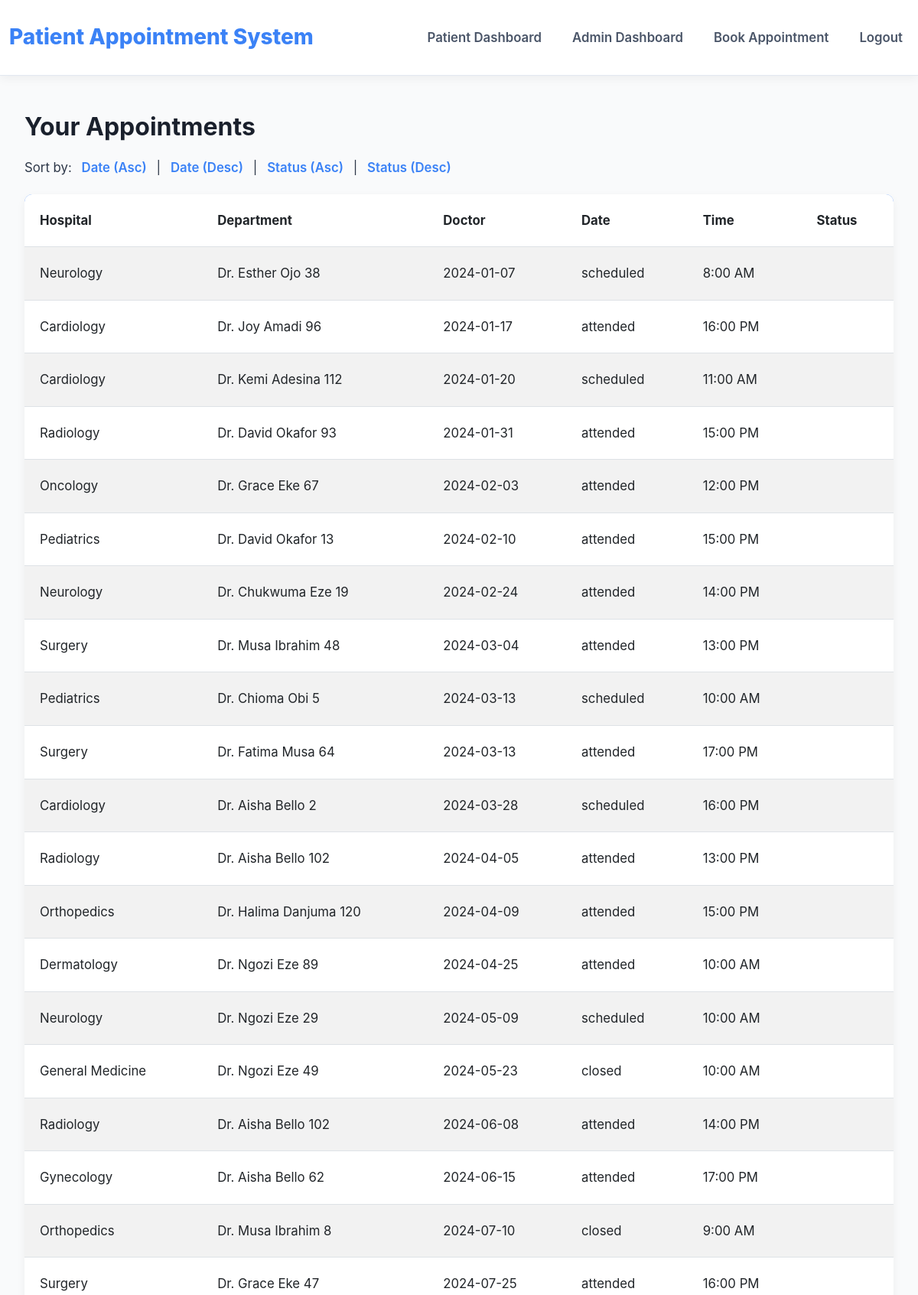
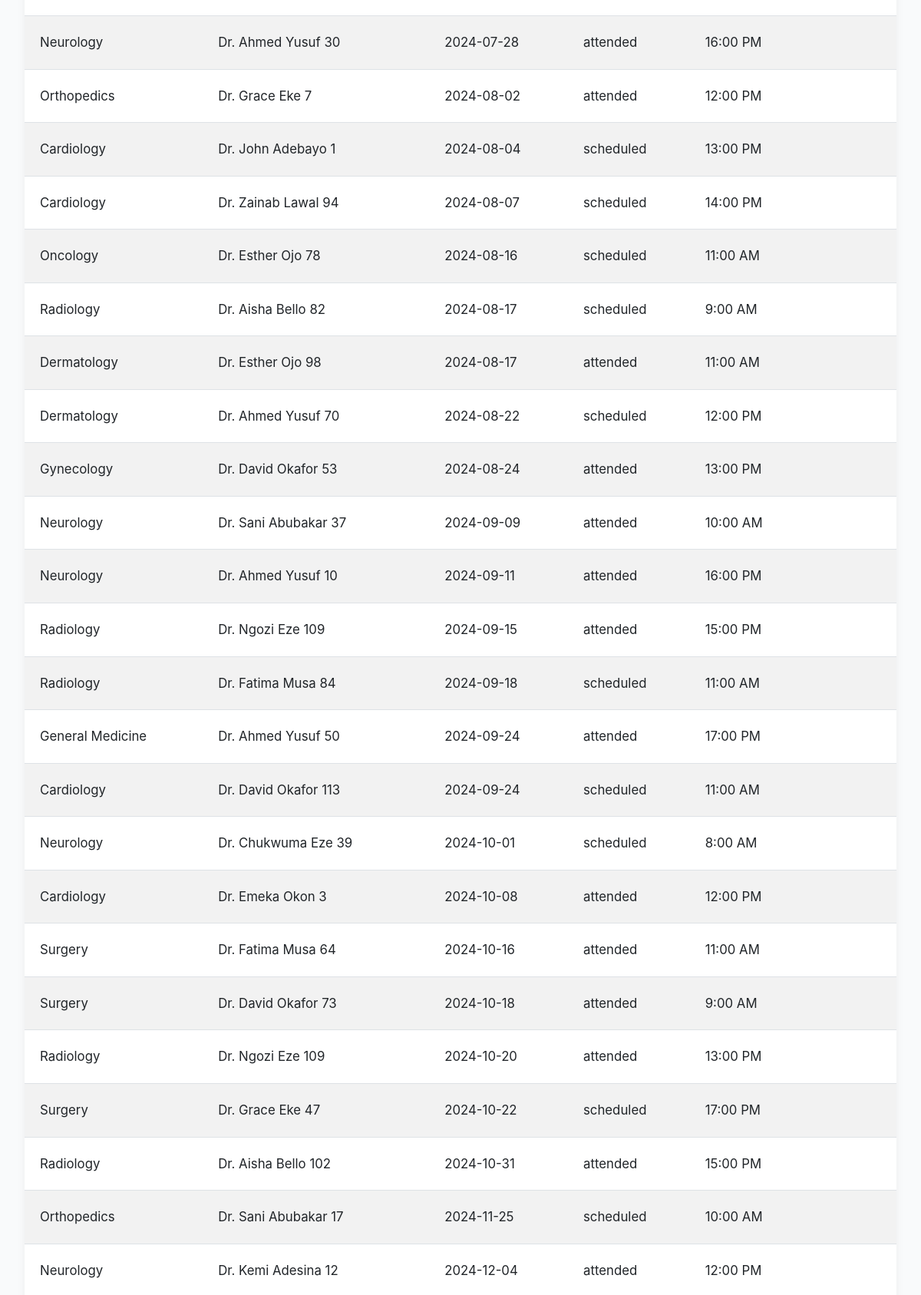
Screenshot of /patient (signed in, upper part) with the database file from the repository (2 pictures, top to bottom).
### tables this page shows
CREATE TABLE appointments 
                         (id INTEGER PRIMARY KEY AUTOINCREMENT, patient_id INTEGER, hospital_id INTEGER, department_id INTEGER, 
                          doctor_id INTEGER, slot_time TEXT, date TEXT, no_show_prob REAL, reschedule_prob REAL, status TEXT,
                          FOREIGN KEY (patient_id) REFERENCES users(id),
                          FOREIGN KEY (hospital_id) REFERENCES hospitals(id),
                          FOREIGN KEY (department_id) REFERENCES departments(id),
                          FOREIGN KEY (doctor_id) REFERENCES doctors(id));

CREATE TABLE departments 
                         (id INTEGER PRIMARY KEY AUTOINCREMENT, hospital_id INTEGER, name TEXT,
                          FOREIGN KEY (hospital_id) REFERENCES hospitals(id));

CREATE TABLE doctors 
                         (id INTEGER PRIMARY KEY AUTOINCREMENT, hospital_id INTEGER, department_id INTEGER, name TEXT,
                          FOREIGN KEY (hospital_id) REFERENCES hospitals(id),
                          FOREIGN KEY (department_id) REFERENCES departments(id));

CREATE TABLE hospitals 
                         (id INTEGER PRIMARY KEY AUTOINCREMENT, name TEXT, location TEXT);

### app.py (the view)
@app.route('/patient', endpoint='patient_dashboard')
@login_required('patient')
def patient_dashboard():
    user_id = session['user_id']
    sort_by = request.args.get('sort_by', 'date')
    sort_order = request.args.get('sort_order', 'asc')
    query = """SELECT a.id, h.name AS hospital_name, d.name AS department_name, doc.name AS doctor_name, a.slot_time, a.date, a.status
               FROM appointments a
               JOIN hospitals h ON a.hospital_id = h.id
               JOIN departments d ON a.department_id = d.id
               JOIN doctors doc ON a.doctor_id = doc.id
               WHERE a.patient_id = ?"""
    if sort_by in ['date', 'status']:
        query += f" ORDER BY {sort_by} {'ASC' if sort_order == 'asc' else 'DESC'}"
    appointments = query_db(query, (user_id,))
    reordered_appointments = [
        (appt['hospital_name'], appt['department_name'], appt['doctor_name'], appt['date'], appt['slot_time'], appt['status'])
        for appt in appointments
    ]
    return render_template('patient.html', appointments=reordered_appointments, user=session.get('user_id'), role=session.get('role'))

### app.py (called while the page is built, shortened)
def login_required(role):
    def wrapper(fn):
        @wraps(fn)
        def decorated_view(*args, **kwargs):
            if 'user_id' not in session or session.get('role') != role:
                flash(f"Please log in as a {role} to view this page.")
                return redirect(url_for('login'))
            return fn(*args, **kwargs)
        return decorated_view
    return wrapper

def get_sqlite_conn():
    try:
        conn = sqlite3.connect("database.db")
        conn.row_factory = sqlite3.Row
        return conn
    except sqlite3.Error as e:
        app.logger.error(f"Failed to connect to SQLite database: {e}")
        raise

def query_db(query, args=(), one=False, commit=False):
    if DB_TYPE == "sqlite":
        conn = get_sqlite_conn()
        try:
            c = conn.cursor()
            c.execute(query, args)
            if commit:
                conn.commit()
            rv = c.fetchall()
            if rv:
                columns = [desc[0] for desc in c.description]
                rv = [dict(zip(columns, row)) for row in rv]
                return rv[0] if one else rv
            return None if one else []
        except sqlite3.Error as e:
            app.logger.error(f"SQLite query error: {e}")
            raise
        finally:
            conn.close()
    else:
        raise Exception("Database not configured properly")

### templates/patient.html (shortened to what this page needs)
<!DOCTYPE html>
<html lang="en">
<head>
    <link href="https://cdn.jsdelivr.net/npm/bootstrap@5.3.0/dist/css/bootstrap.min.css" rel="stylesheet">
    <link rel="stylesheet" href="{{ url_for('static', filename='css/style.css') }}">
</head>
<body>
    <nav class="navbar navbar-expand-lg">
    <div class="container-fluid">
        <a class="navbar-brand" href="{{ url_for('index') }}">Patient Appointment System</a>
        <div class="collapse navbar-collapse" id="navbarNav">
            <ul class="navbar-nav ms-auto">
                <li class="nav-item">
                    <a class="nav-link" href="{{ url_for('patient_dashboard') }}">Patient Dashboard</a>
                </li>
                <li class="nav-item">
                    <a class="nav-link" href="{{ url_for('admin_dashboard') }}">Admin Dashboard</a>
                </li>
                {% if user %}
                    <li class="nav-item">
                        <a class="nav-link" href="{{ url_for('book_appointment') }}">Book Appointment</a>
                    </li>
                    <li class="nav-item">
                        <a class="nav-link" href="{{ url_for('logout') }}">Logout</a>
                    </li>
                {% endif %}
            </ul>
        </div>
    </div>
</nav>
    <div class="container">
        <h2>Your Appointments</h2>
        <p>Sort by:
            <a href="{{ url_for('patient_dashboard', sort_by='date', sort_order='asc') }}">Date (Asc)</a> |
            <a href="{{ url_for('patient_dashboard', sort_by='date', sort_order='desc') }}">Date (Desc)</a> |
            <a href="{{ url_for('patient_dashboard', sort_by='status', sort_order='asc') }}">Status (Asc)</a> |
            <a href="{{ url_for('patient_dashboard', sort_by='status', sort_order='desc') }}">Status (Desc)</a>
        </p>
        <table class="table table-striped">
            <thead>
                <tr>
                    <th>Hospital</th>
                    <th>Department</th>
                    <th>Doctor</th>
                    <th>Date</th>
                    <th>Time</th>
                    <th>Status</th>
                </tr>
            </thead>
            <tbody>
                {% for appt in appointments %}
                <tr>
                    <td>{{ appt[1] }}</td>
                    <td>{{ appt[2] }}</td>
                    <td>{{ appt[3] }}</td>
                    <td>{{ appt[5] }}</td>
                    <td>{{ appt[4] }}</td>
                    <td>{{ appt[6] }}</td>
                </tr>
                {% endfor %}
            </tbody>
        </table>
    </div>
</body>
</html>

### static/css/style.css (style rules this page uses)
* { margin: 0; padding: 0; box-sizing: border-box; }
body { font-family: 'Inter', -apple-system, BlinkMacSystemFont, 'Segoe UI', Roboto, sans-serif; line-height: 1.7; color: #2d3748; background-color: #f9fafb; min-height: 100vh; }
h1, h2, h3, h4 { font-weight: 700; color: #1a202c; }
h2 { font-size: 2rem; margin-bottom: 1.25rem; }
p { margin-bottom: 1.25rem; font-size: 1.05rem; }
.navbar { background-color: #ffffff; box-shadow: 0 4px 12px rgba(0, 0, 0, 0.05); padding: 1.25rem 0; border-bottom: 1px solid #e2e8f0; }
.navbar-brand { font-size: 1.75rem; font-weight: 800; color: #3b82f6; transition: color 0.3s ease; }
.navbar-nav .nav-link { color: #4a5568; font-weight: 600; font-size: 1.05rem; margin-left: 1.5rem; transition: color 0.3s ease; }
.container { max-width: 1280px; margin: 3rem auto; padding: 0 2rem; }
.table { background-color: #ffffff; border-radius: 10px; overflow: hidden; box-shadow: 0 4px 12px rgba(0, 0, 0, 0.05); margin-bottom: 2rem; }
.table th, .table td { padding: 1.25rem; vertical-align: middle; font-size: 1.05rem; }
.table thead { background-color: #3b82f6; color: #ffffff; }
.table-striped tbody tr:nth-of-type(odd) { background-color: #f9fafb; }
p a { color: #3b82f6; text-decoration: none; font-weight: 600; margin: 0 8px; transition: color 0.3s ease; }

### rows the page displays
appointments: name "Neurology", name "Dr. Esther Ojo 38", date "2024-01-07", status "scheduled", slot_time "8:00 AM"
appointments: name "Cardiology", name "Dr. Joy Amadi 96", date "2024-01-17", status "attended", slot_time "16:00 PM"
appointments: name "Cardiology", name "Dr. Kemi Adesina 112", date "2024-01-20", status "scheduled", slot_time "11:00 AM"
appointments: name "Radiology", name "Dr. David Okafor 93", date "2024-01-31", status "attended", slot_time "15:00 PM"
appointments: name "Oncology", name "Dr. Grace Eke 67", date "2024-02-03", status "attended", slot_time "12:00 PM"
appointments: name "Pediatrics", name "Dr. David Okafor 13", date "2024-02-10", status "attended", slot_time "15:00 PM"
appointments: name "Neurology", name "Dr. Chukwuma Eze 19", date "2024-02-24", status "attended", slot_time "14:00 PM"
appointments: name "Surgery", name "Dr. Musa Ibrahim 48", date "2024-03-04", status "attended", slot_time "13:00 PM"
appointments: name "Pediatrics", name "Dr. Chioma Obi 5", date "2024-03-13", status "scheduled", slot_time "10:00 AM"
appointments: name "Surgery", name "Dr. Fatima Musa 64", date "2024-03-13", status "attended", slot_time "17:00 PM"
appointments: name "Cardiology", name "Dr. Aisha Bello 2", date "2024-03-28", status "scheduled", slot_time "16:00 PM"
appointments: name "Radiology", name "Dr. Aisha Bello 102", date "2024-04-05", status "attended", slot_time "13:00 PM"
appointments: name "Orthopedics", name "Dr. Halima Danjuma 120", date "2024-04-09", status "attended", slot_time "15:00 PM"
appointments: name "Dermatology", name "Dr. Ngozi Eze 89", date "2024-04-25", status "attended", slot_time "10:00 AM"
appointments: name "Neurology", name "Dr. Ngozi Eze 29", date "2024-05-09", status "scheduled", slot_time "10:00 AM"
appointments: name "General Medicine", name "Dr. Ngozi Eze 49", date "2024-05-23", status "closed", slot_time "10:00 AM"
appointments: name "Radiology", name "Dr. Aisha Bello 102", date "2024-06-08", status "attended", slot_time "14:00 PM"
appointments: name "Gynecology", name "Dr. Aisha Bello 62", date "2024-06-15", status "attended", slot_time "17:00 PM"
appointments: name "Orthopedics", name "Dr. Musa Ibrahim 8", date "2024-07-10", status "closed", slot_time "9:00 AM"
appointments: name "Surgery", name "Dr. Grace Eke 47", date "2024-07-25", status "attended", slot_time "16:00 PM"
hospitals: name "Neurology", name "Dr. Ahmed Yusuf 30", appt "2024-07-28", appt "attended", appt "16:00 PM"
hospitals: name "Orthopedics", name "Dr. Grace Eke 7", appt "2024-08-02", appt "attended", appt "12:00 PM", name "Cardiology", name "Dr. Emeka Okon 3", appt "2024-10-08"
appointments: name "Cardiology", name "Dr. John Adebayo 1", date "2024-08-04", status "scheduled", slot_time "13:00 PM"
appointments: name "Cardiology", name "Dr. Zainab Lawal 94", date "2024-08-07", status "scheduled", slot_time "14:00 PM"
appointments: name "Oncology", name "Dr. Esther Ojo 78", date "2024-08-16", status "scheduled", slot_time "11:00 AM"
appointments: name "Radiology", name "Dr. Aisha Bello 82", date "2024-08-17", status "scheduled", slot_time "9:00 AM"
hospitals: name "Dermatology", name "Dr. Esther Ojo 98", appt "2024-08-17", appt "attended", appt "11:00 AM"
appointments: name "Dermatology", name "Dr. Ahmed Yusuf 70", date "2024-08-22", status "scheduled", slot_time "12:00 PM"
appointments: name "Gynecology", name "Dr. David Okafor 53", date "2024-08-24", status "attended", slot_time "13:00 PM"
appointments: name "Neurology", name "Dr. Sani Abubakar 37", date "2024-09-09", status "attended", slot_time "10:00 AM"
appointments: name "Neurology", name "Dr. Ahmed Yusuf 10", date "2024-09-11", status "attended", slot_time "16:00 PM"
appointments: name "Radiology", name "Dr. Ngozi Eze 109", date "2024-09-15", status "attended", slot_time "15:00 PM"
appointments: name "Radiology", name "Dr. Fatima Musa 84", date "2024-09-18", status "scheduled", slot_time "11:00 AM"
appointments: name "General Medicine", name "Dr. Ahmed Yusuf 50", date "2024-09-24", status "attended", slot_time "17:00 PM"
appointments: name "Cardiology", name "Dr. David Okafor 113", date "2024-09-24", status "scheduled", slot_time "11:00 AM"
appointments: name "Neurology", name "Dr. Chukwuma Eze 39", date "2024-10-01", status "scheduled", slot_time "8:00 AM"
appointments: name "Surgery", name "Dr. Fatima Musa 64", date "2024-10-16", status "attended", slot_time "11:00 AM"
hospitals: name "Surgery", name "Dr. David Okafor 73", appt "2024-10-18", appt "attended", appt "9:00 AM"
appointments: name "Radiology", name "Dr. Ngozi Eze 109", date "2024-10-20", status "attended", slot_time "13:00 PM"
appointments: name "Surgery", name "Dr. Grace Eke 47", date "2024-10-22", status "scheduled", slot_time "17:00 PM"
appointments: name "Radiology", name "Dr. Aisha Bello 102", date "2024-10-31", status "attended", slot_time "15:00 PM"
appointments: name "Orthopedics", name "Dr. Sani Abubakar 17", date "2024-11-25", status "scheduled", slot_time "10:00 AM"
appointments: name "Neurology", name "Dr. Kemi Adesina 12", date "2024-12-04", status "attended", slot_time "12:00 PM"
